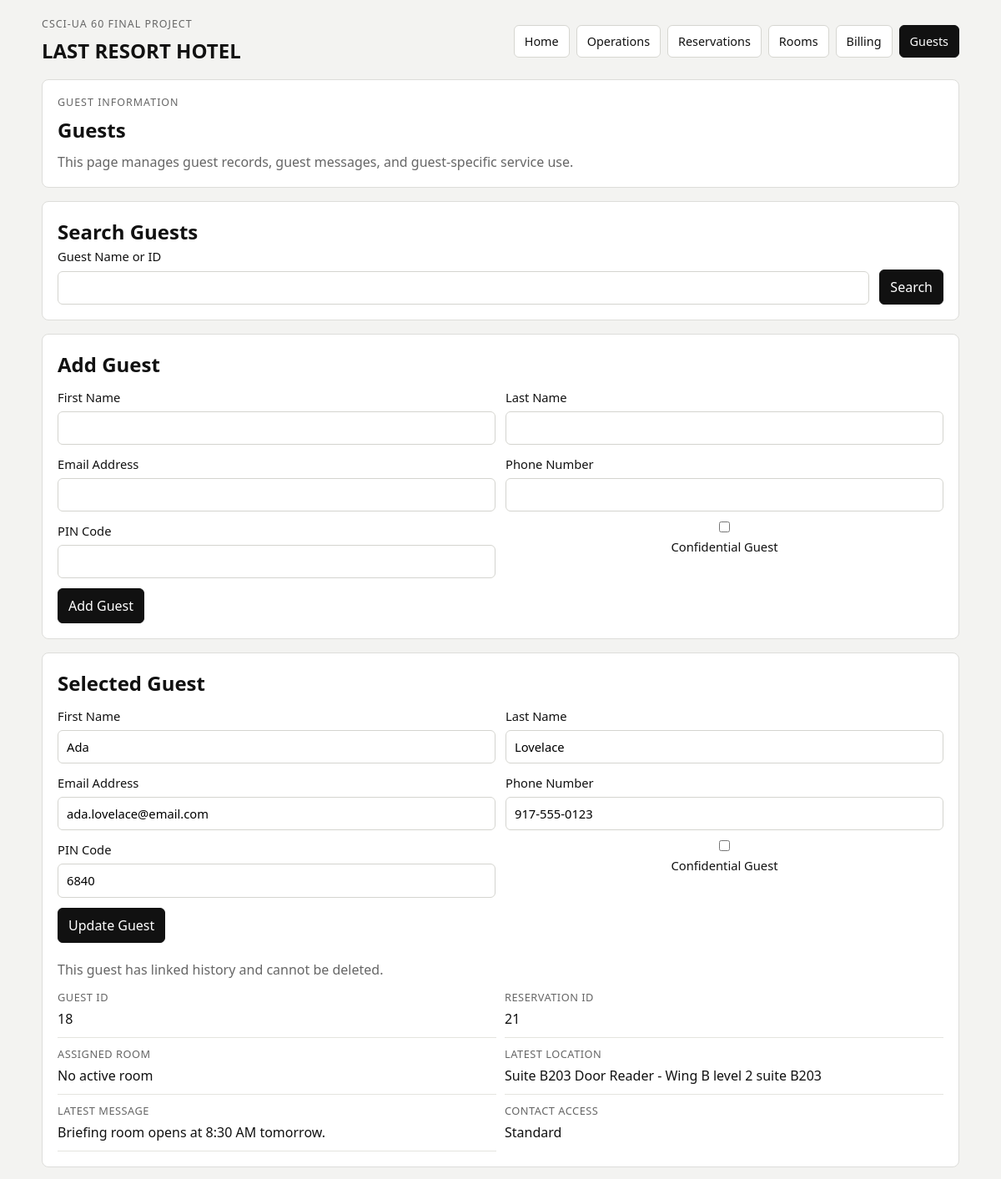
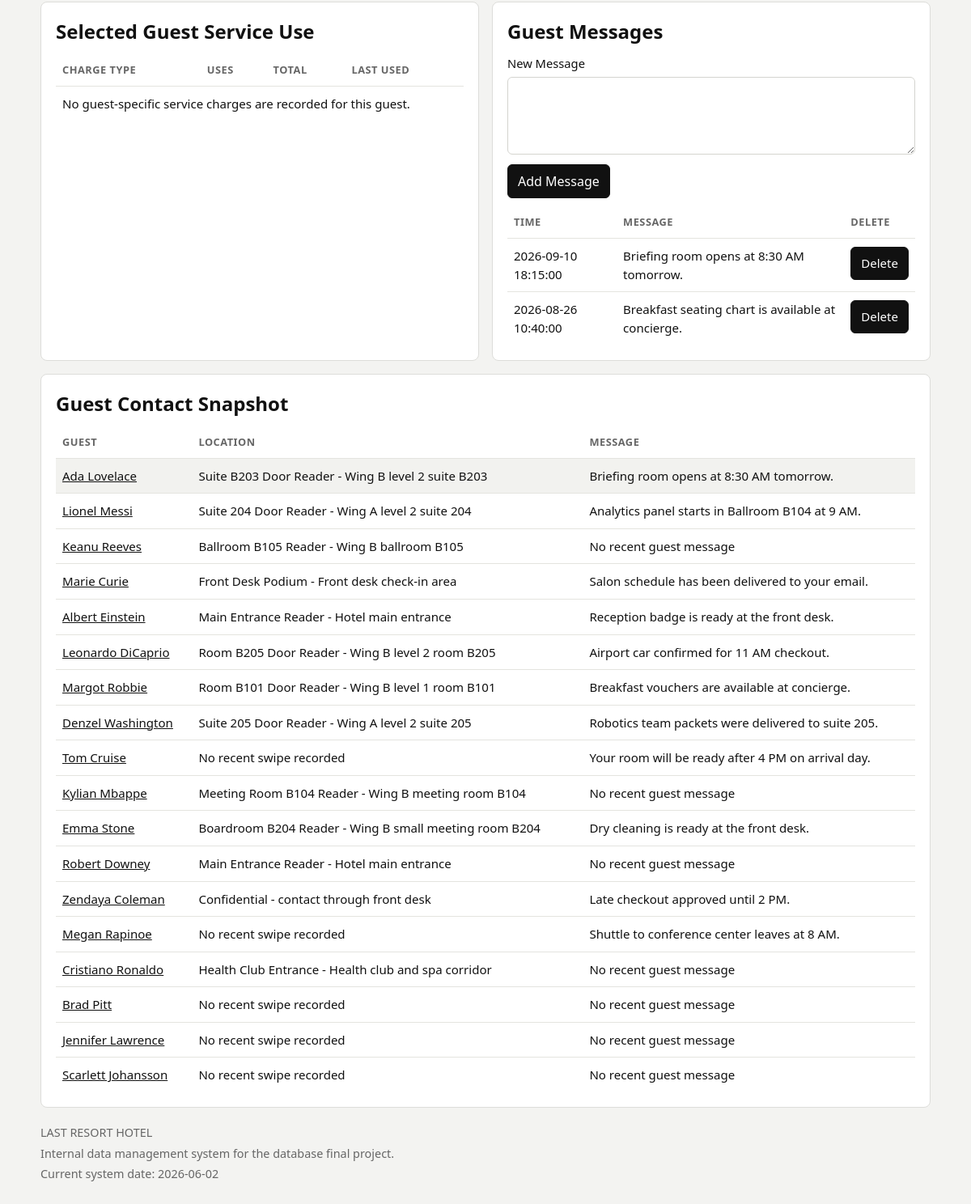
Screenshot of /guests with the database file from the repository (2 pictures, top to bottom).
### tables this page shows
CREATE TABLE person (
    personId INTEGER PRIMARY KEY,
    firstName TEXT NOT NULL,
    lastName TEXT NOT NULL,
    emailAddress TEXT,
    phoneNumber TEXT
);

CREATE TABLE guest (
    guestId INTEGER PRIMARY KEY,
    personId INTEGER NOT NULL UNIQUE,
    pinCode TEXT NOT NULL,
    isConfidential INTEGER NOT NULL DEFAULT 0 CHECK (isConfidential IN (0, 1)),
    FOREIGN KEY (personId) REFERENCES person(personId)
);

CREATE TABLE guest_message (
    messageId INTEGER PRIMARY KEY,
    guestId INTEGER NOT NULL,
    messageContent TEXT NOT NULL,
    messageTime TIMESTAMP NOT NULL,
    FOREIGN KEY (guestId) REFERENCES guest(guestId)
);

CREATE TABLE card_swipe_log (
    logId INTEGER PRIMARY KEY,
    readerId INTEGER NOT NULL,
    guestId INTEGER,
    employeeId INTEGER,
    direction TEXT NOT NULL CHECK (direction IN ('IN', 'OUT')),
    swipeTime TIMESTAMP NOT NULL,
    FOREIGN KEY (readerId) REFERENCES reader(readerId),
    FOREIGN KEY (guestId) REFERENCES guest(guestId),
    FOREIGN KEY (employeeId) REFERENCES employee(employeeId),
    CHECK (
        (guestId IS NOT NULL AND employeeId IS NULL)
        OR
        (guestId IS NULL AND employeeId IS NOT NULL)
    )
);

### app.py (the view)
@app.route("/guests", methods=["GET"])
def guests_page():
    current_date = get_current_date()
    requested_guest_id = request.args.get("guestId", type=int)
    search_text = request.args.get("search", "").strip()
    page_message, page_message_type = get_page_notice()
    conn = get_db_connection()
    guest_contacts = load_guest_contacts(conn)
    if search_text:
        filtered_guests = []
        for row in guest_contacts:
            if matches_name_or_id(row["guestName"], row["guestId"], search_text):
                filtered_guests.append(row)
        guest_contacts = filtered_guests
    selected_guest_id = choose_selected_id(guest_contacts, requested_guest_id, "guestId")
    selected_guest_contact = next(
        (row for row in guest_contacts if row["guestId"] == selected_guest_id),
        None,
    )
    selected_guest_profile = None
    selected_guest_messages = []
    selected_guest_can_delete = False
    if selected_guest_id is not None:
        profile_row = conn.execute(
            """
            SELECT
                g.guestId,
                p.firstName,
                p.lastName,
                p.firstName || ' ' || p.lastName AS guestName,
                p.phoneNumber,
                p.emailAddress,
                g.pinCode,
                g.isConfidential
            FROM guest g
            JOIN person p ON p.personId = g.personId
            WHERE g.guestId = ?
            """,
            (selected_guest_id,),
        ).fetchone()
        if profile_row is not None:
            reservation_rows = conn.execute(
                """
                SELECT DISTINCT sra.reservationId
                FROM stay_room_assignment sra
                JOIN stay_room_guest srg ON srg.stayAssignmentId = sra.stayAssignmentId
                WHERE srg.guestId = ?
                ORDER BY sra.reservationId
                """,
                (selected_guest_id,),
            ).fetchall()
            room_rows = conn.execute(
                """
                SELECT DISTINCT r.roomNum
                FROM stay_room_assignment sra
                JOIN stay_room_guest srg ON srg.stayAssignmentId = sra.stayAssignmentId
                JOIN room r ON r.roomId = sra.roomId
                WHERE srg.guestId = ?
                  AND sra.assignedStartDate <= ?
                  AND COALESCE(sra.assignedEndDate, '9999-12-31') > ?
                  AND sra.assignmentStatus = 'OCCUPIED'
                ORDER BY r.roomNum
                """,
                (selected_guest_id, current_date, current_date),
            ).fetchall()
            selected_guest_profile = dict(profile_row)
            selected_guest_profile["reservationIds"] = ", ".join(
                str(row["reservationId"]) for row in reservation_rows
            ) or "No linked reservation"
            selected_guest_profile["assignedRooms"] = ", ".join(
                row["roomNum"] for row in room_rows
            ) or "No active room"
            if selected_guest_contact is not None:
                selected_guest_profile["lastKnownLocation"] = selected_guest_contact["lastKnownLocation"]
                selected_guest_profile["messageContent"] = selected_guest_contact["messageContent"]
            else:
                selected_guest_profile["lastKnownLocation"] = "No recent swipe recorded"
                selected_guest_profile["messageContent"] = "No recent guest message"
            selected_guest_messages = load_guest_messages(conn, selected_guest_id)
            selected_guest_can_delete = get_guest_delete_blocker(conn, selected_guest_id) is None
    selected_guest_services = []
    if selected_guest_id is not None:
        selected_guest_services = conn.execute(
            """
            SELECT
                chargeType,
                COUNT(*) AS serviceCount,
                ROUND(SUM(amount), 2) AS totalAmount,
                MAX(chargeTime) AS lastUsedAt
            FROM charge
            WHERE usedByGuestId = ?
            GROUP BY chargeType
            ORDER BY totalAmount DESC, chargeType
            """,
            (selected_guest_id,),
        ).fetchall()
    conn.close()
    return render_template(
        "guests.html",
        guestContacts=guest_contacts,
        selectedGuestProfile=selected_guest_profile,
        selectedGuestServices=selected_guest_services,
        selectedGuestMessages=selected_guest_messages,
        selectedGuestCanDelete=selected_guest_can_delete,
        selectedGuestId=selected_guest_id,
        searchText=search_text,
        snapshotDate=current_date,
        pageMessage=page_message,
        pageMessageType=page_message_type,
        pageTitle="Guests",
    )

### templates/guests.html (shortened to what this page needs)
{% extends 'base.html' %}
{% block container %}
<section class="pageHeader">
  <p class="sectionTag">Guest Information</p>
  <h1>Guests</h1>
  <p>This page manages guest records, guest messages, and guest-specific service use.</p>
</section>
<section class="dataCard">
  <h3>Search Guests</h3>
  <form class="searchForm" method="GET" action="{{ url_for('guests_page') }}">
    <label>
      Guest Name or ID
      <input type="text" name="search" value="{{ searchText }}">
    </label>
    <button type="submit">Search</button>
  </form>
</section>
<section class="dataCard">
  <h3>Add Guest</h3>
  <form class="crudForm" method="POST" action="{{ url_for('create_guest') }}">
    <div class="formGrid">
      <label>
        First Name
        <input type="text" name="firstName" required>
      </label>
      <label>
        Last Name
        <input type="text" name="lastName" required>
      </label>
      <label>
        Email Address
        <input type="email" name="emailAddress">
      </label>
      <label>
        Phone Number
        <input type="text" name="phoneNumber">
      </label>
      <label>
        PIN Code
        <input type="text" name="pinCode" required>
      </label>
      <label class="checkboxLabel">
        <input type="checkbox" name="isConfidential" value="1">
        Confidential Guest
      </label>
    </div>
    <div class="buttonRow">
      <button type="submit">Add Guest</button>
    </div>
  </form>
</section>
<section class="guestInfoCard">
  <h2>Selected Guest</h2>
  {% if selectedGuestProfile %}
    <form class="crudForm" method="POST" action="{{ url_for('update_guest') }}">
      <div class="formGrid">
        <label>
          First Name
          <input type="text" name="firstName" value="{{ selectedGuestProfile.firstName }}" required>
        </label>
        <label>
          Last Name
          <input type="text" name="lastName" value="{{ selectedGuestProfile.lastName }}" required>
        </label>
        <label>
          Email Address
          <input type="email" name="emailAddress" value="{{ selectedGuestProfile.emailAddress or '' }}">
        </label>
        <label>
          Phone Number
          <input type="text" name="phoneNumber" value="{{ selectedGuestProfile.phoneNumber or '' }}">
        </label>
        <label>
          PIN Code
          <input type="text" name="pinCode" value="{{ selectedGuestProfile.pinCode }}" required>
        </label>
        <label class="checkboxLabel">
          <input
            type="checkbox"
            name="isConfidential"
            value="1"
          >
          Confidential Guest
        </label>
      </div>
      <div class="buttonRow">
        <button type="submit">Update Guest</button>
      </div>
    </form>
    <div class="buttonRow topGap">
      {% if selectedGuestCanDelete %}
        <form class="inlineForm" method="POST" action="{{ url_for('delete_guest') }}">
          <input type="hidden" name="guestId" value="{{ selectedGuestProfile.guestId }}">
          <input type="hidden" name="search" value="{{ searchText }}">
          <button class="dangerButton" type="submit">Delete Guest</button>
        </form>
      {% else %}
        <p class="searchNote">This guest has linked history and cannot be deleted.</p>
      {% endif %}
    </div>
    <dl class="infoList guestSummaryGrid topGap">
      <div>
        <dt>Guest ID</dt>
        <dd>{{ selectedGuestProfile.guestId }}</dd>
      </div>
      <div>
        <dt>Reservation ID</dt>
        <dd>{{ selectedGuestProfile.reservationIds }}</dd>
      </div>
      <div>
        <dt>Assigned Room</dt>
        <dd>{{ selectedGuestProfile.assignedRooms }}</dd>
      </div>
      <div>
        <dt>Latest Location</dt>
        <dd>{{ selectedGuestProfile.lastKnownLocation }}</dd>
      </div>
      <div>
        <dt>Latest Message</dt>
        <dd>{{ selectedGuestProfile.messageContent }}</dd>
      </div>
      <div>
        <dt>Contact Access</dt>
        <dd>
          {% if selectedGuestProfile.isConfidential == 1 %}
            Confidential
          {% else %}
            Standard
          {% endif %}
        </dd>
      </div>
    </dl>
  {% else %}
    <p>No guest matches the current search.</p>
  {% endif %}
</section>
<div class="dashboardGrid">
  <section class="dataCard">
    <h3>Selected Guest Service Use</h3>
    <table class="minimalTable">
      <thead>
        <tr>
          <th>Charge Type</th>
          <th>Uses</th>
          <th>Total</th>
          <th>Last Used</th>
        </tr>
      </thead>
      <tbody>
        {% for row in selectedGuestServices %}
          <tr>
            <td>{{ row.chargeType }}</td>
            <td>{{ row.serviceCount }}</td>
            <td>${{ '%.2f'|format(row.totalAmount) }}</td>
            <td>{{ row.lastUsedAt }}</td>
          </tr>
        {% else %}
          <tr>
            <td colspan="4">No guest-specific service charges are recorded for this guest.</td>
          </tr>
        {% endfor %}
      </tbody>
    </table>
  </section>
  <section class="dataCard">
    <h3>Guest Messages</h3>
    {% if selectedGuestProfile %}
      <form class="crudForm" method="POST" action="{{ url_for('create_guest_message') }}">
        <label>
          New Message
          <textarea name="messageContent" rows="3" required></textarea>
        </label>
        <div class="buttonRow">
          <button type="submit">Add Message</button>
        </div>
      </form>
      <table class="minimalTable">
        <thead>
          <tr>
            <th>Time</th>
            <th>Message</th>
            <th>Delete</th>
          </tr>
        </thead>
        <tbody>
          {% for message in selectedGuestMessages %}
            <tr>
              <td>{{ message.messageTime }}</td>
              <td>{{ message.messageContent }}</td>
              <td>
                <form class="inlineForm" method="POST" action="{{ url_for('delete_guest_message') }}">
                  <button class="dangerButton" type="submit">Delete</button>
                </form>
              </td>
            </tr>
          {% else %}
            <tr>
              <td colspan="3">No messages are recorded for this guest.</td>
            </tr>
          {% endfor %}
        </tbody>
      </table>
    {% else %}
      <p>Select a guest before adding or deleting messages.</p>
    {% endif %}
  </section>
</div>
<section class="dataCard">
  <h3>Guest Contact Snapshot</h3>
  <table class="minimalTable">
    <thead>
      <tr>
        <th>Guest</th>
        <th>Location</th>
        <th>Message</th>
      </tr>
    </thead>
    <tbody>
      {% for guest in guestContacts %}
        <tr class="{% if guest.guestId == selectedGuestId %}selectedRow{% endif %}">
          <td>
            <a href="{{ url_for('guests_page', guestId=guest.guestId, search=searchText) }}">
              {{ guest.guestName }}
            </a>
          </td>
          <td>{{ guest.lastKnownLocation }}</td>
          <td>{{ guest.messageContent }}</td>
        </tr>
      {% else %}
        <tr>
          <td colspan="3">No guests match the current search.</td>
        </tr>
      {% endfor %}
    </tbody>
  </table>
</section>
{% endblock %}

### rows the page displays
person: firstName "Ada", lastName "Lovelace", emailAddress "ada.lovelace@email.com", phoneNumber "917-555-0123"
guest: pinCode "6840"
guest_message: messageContent "Briefing room opens at 8:30 AM tomorrow.", messageTime "2026-09-10 18:15:00", messageContent "Briefing room opens at 8:30 AM tomorrow."
guest_message: messageTime "2026-08-26 10:40:00", messageContent "Breakfast seating chart is available at concierge."
guest_message: messageContent "Analytics panel starts in Ballroom B104 at 9 AM."
card_swipe_log: guestName "Keanu Reeves", lastKnownLocation "Ballroom B105 Reader - Wing B ballroom B105", messageContent "No recent guest message"
guest_message: messageContent "Salon schedule has been delivered to your email."
guest_message: messageContent "Reception badge is ready at the front desk."
guest_message: messageContent "Airport car confirmed for 11 AM checkout."
guest_message: messageContent "Breakfast vouchers are available at concierge."
guest_message: messageContent "Robotics team packets were delivered to suite 205."
guest_message: guestName "Tom Cruise", lastKnownLocation "No recent swipe recorded", messageContent "Your room will be ready after 4 PM on arrival day."
card_swipe_log: guestName "Kylian Mbappe", lastKnownLocation "Meeting Room B104 Reader - Wing B meeting room B104", messageContent "No recent guest message"
guest_message: messageContent "Dry cleaning is ready at the front desk."
card_swipe_log: guestName "Robert Downey", lastKnownLocation "Main Entrance Reader - Hotel main entrance", messageContent "No recent guest message"
guest_message: messageContent "Late checkout approved until 2 PM."
guest_message: guestName "Megan Rapinoe", lastKnownLocation "No recent swipe recorded", messageContent "Shuttle to conference center leaves at 8 AM."
card_swipe_log: guestName "Cristiano Ronaldo", lastKnownLocation "Health Club Entrance - Health club and spa corridor", messageContent "No recent guest message"

### other values shown
{{ selectedGuestProfile.guestId }} "18"
{{ selectedGuestProfile.reservationIds }} "21"
{{ selectedGuestProfile.assignedRooms }} "No active room"
{{ selectedGuestProfile.lastKnownLocation }} "Suite B203 Door Reader - Wing B level 2 suite B203"
{{ guest.guestName }} "Ada Lovelace" "Lionel Messi" "Marie Curie" "Albert Einstein" "Leonardo DiCaprio" "Margot Robbie" "Denzel Washington" "Emma Stone" "Zendaya Coleman" "Brad Pitt" "Jennifer Lawrence" "Scarlett Johansson"
{{ guest.lastKnownLocation }} "Suite B203 Door Reader - Wing B level 2 suite B203" "Suite 204 Door Reader - Wing A level 2 suite 204" "Front Desk Podium - Front desk check-in area" "Main Entrance Reader - Hotel main entrance" "Room B205 Door Reader - Wing B level 2 room B205" "Room B101 Door Reader - Wing B level 1 room B101" "Suite 205 Door Reader - Wing A level 2 suite 205" "Boardroom B204 Reader - Wing B small meeting room B204" "Confidential - contact through front desk" "No recent swipe recorded" "No recent swipe recorded" "No recent swipe recorded"
{{ guest.messageContent }} "No recent guest message" "No recent guest message" "No recent guest message"
{{ snapshotDate }} "2026-06-02"
